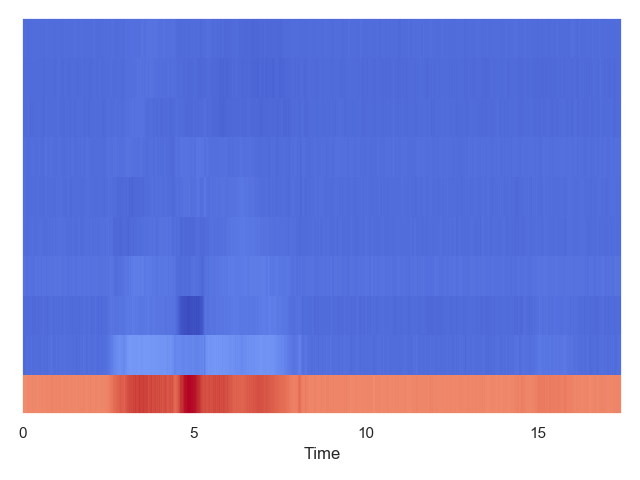
#> input picture mfcc-img/jianzhi3.png, 640 x 480 px, found by its file name
$ python pattern2.py
#> lines starting #> are read from the running program, lines starting #| are printed output that depends on the picture; after the words box and inside, x2 and y2 are one past the last pixel; in counts of white or black regions, pixels touching at a corner belong together; pictures that were not available may be replaced by others from this repository, and a replacement may not be noted
import cv2
import numpy as np

img_rgb = cv2.imread("../mfcc-img/jianzhi3.png")
#> img_rgb is the input picture: shape (480, 640, 3); mean B, G, R 218.9, 144.3, 133.5
img_gray = cv2.cvtColor(img_rgb, cv2.COLOR_BGR2GRAY)
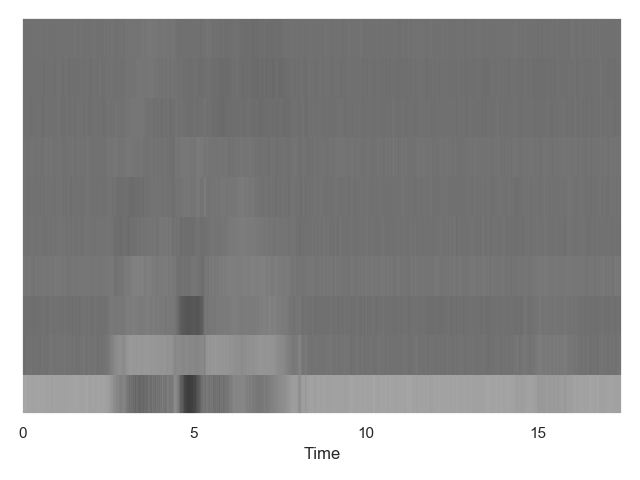
#> img_gray: shape (480, 640); min 38, max 255, mean 149.7
template = cv2.imread('../mfcc-img/template2.PNG',0)
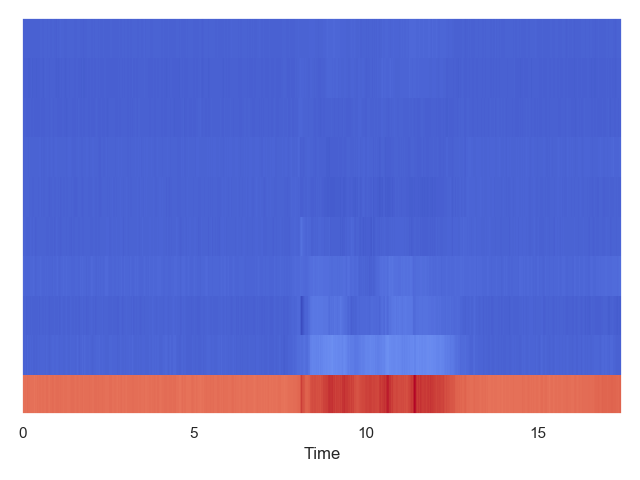
#> input picture mfcc-img/jianzhi1.png, 640 x 480 px, given in place of template2.PNG, which was not available
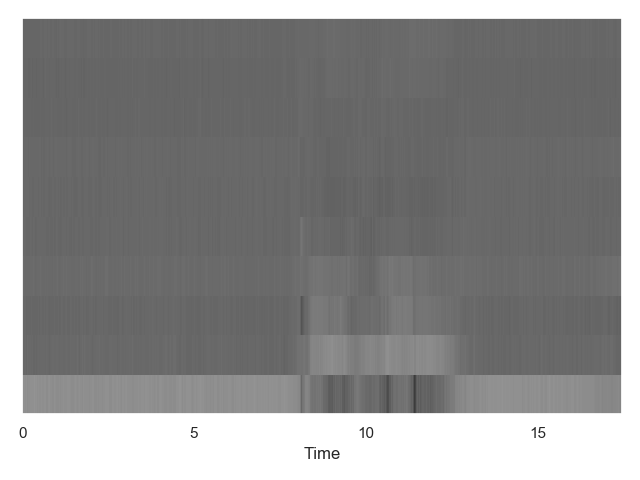
#> template: shape (480, 640); min 38, max 255, mean 141.6
w, h = template.shape[::-1]
#> w = 640; h = 480
cv2.imshow('rgb',img_rgb)
cv2.imshow('gray',img_gray)
cv2.imshow('template',template)
cv2.waitKey(0)
cv2.destroyAllWindows()
res = cv2.matchTemplate(img_gray,template,cv2.TM_CCOEFF_NORMED)
#> res = [0.981]
threshold = 0.7
loc = np.where( res >= threshold)
#> loc = ([0], [0])
for pt in zip(*loc[::-1]):
    cv2.rectangle(img_rgb, pt, (pt[0] + w, pt[1] + h), (7, 249, 151), 2)
#> this loop made 1 pass
#> pt on pass 1: (0, 0)
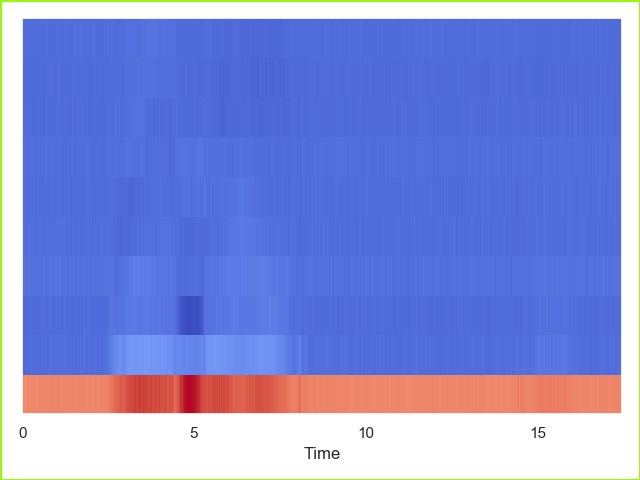
#> img_rgb: shape (480, 640, 3); 1.09% of pixels changed, all inside (x1, y1, x2, y2) = (0, 0, 640, 480)
cv2.imshow('Detected',img_rgb)
cv2.waitKey(0)
cv2.destroyAllWindows()
